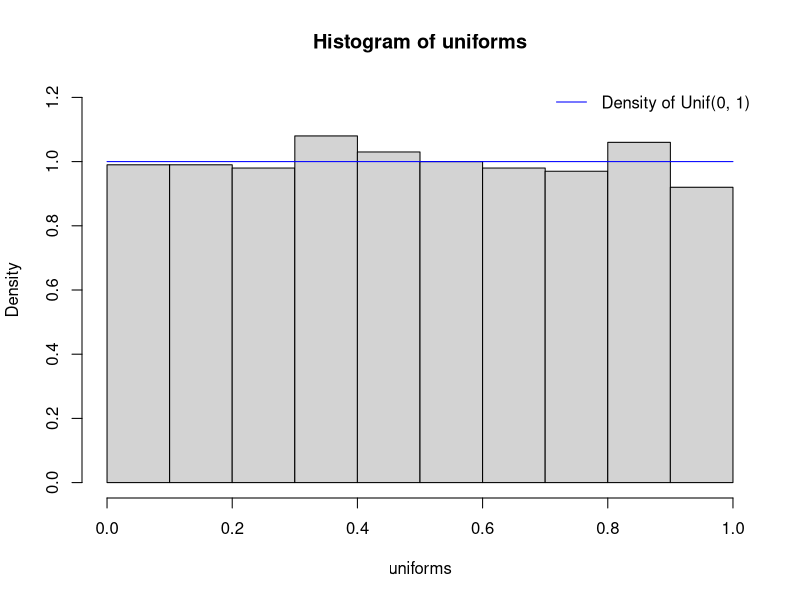
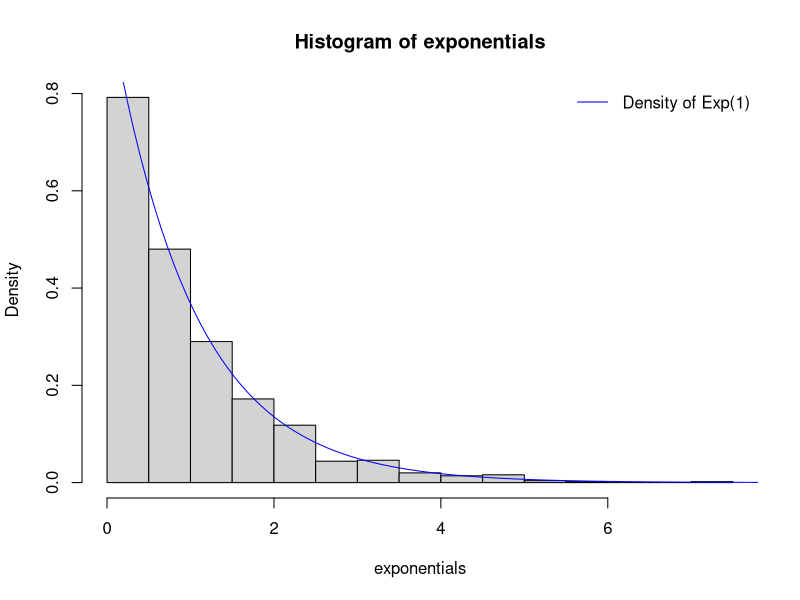

The R source for these figures, in order:
## Lecture 26

doPDF <- TRUE # if TRUE, this R Script produces pdf files of the plots

## Sample from U(0,1) and plug into F^{-1}(u)=-log(1-u), which is 
## the inverse of the cdf of Exp(1). 
## By theorem, resulting sample should look like it comes from Exp(1)

set.seed(123) # fix "randomness"
n <- 1000 # sample size
uniforms <- runif(n) 
exponentials <- -log(1 - uniforms)

## Histogram of uniforms
if(doPDF)
   pdf(file = "fig_unifhist.pdf", width = 6, height = 6)
hist(uniforms, freq = FALSE, ylim = c(0, 1.2))
curve(dunif, from = 0, to = 1, add = TRUE, col = "blue")
legend("topright", legend = "Density of Unif(0, 1)", lty = 1, col = "blue",
       bty = "n")
if(doPDF)
   dev.off()

## Histogram of exponentials
if(doPDF)
   pdf(file = "fig_exphist.pdf", width = 6, height = 6)
hist(exponentials, freq = FALSE)
curve(dexp, from = 0, to = 8, add = TRUE, col = "blue")
legend("topright", legend = "Density of Exp(1)", lty = 1, col = "blue",
       bty = "n")
if(doPDF)
   dev.off()
